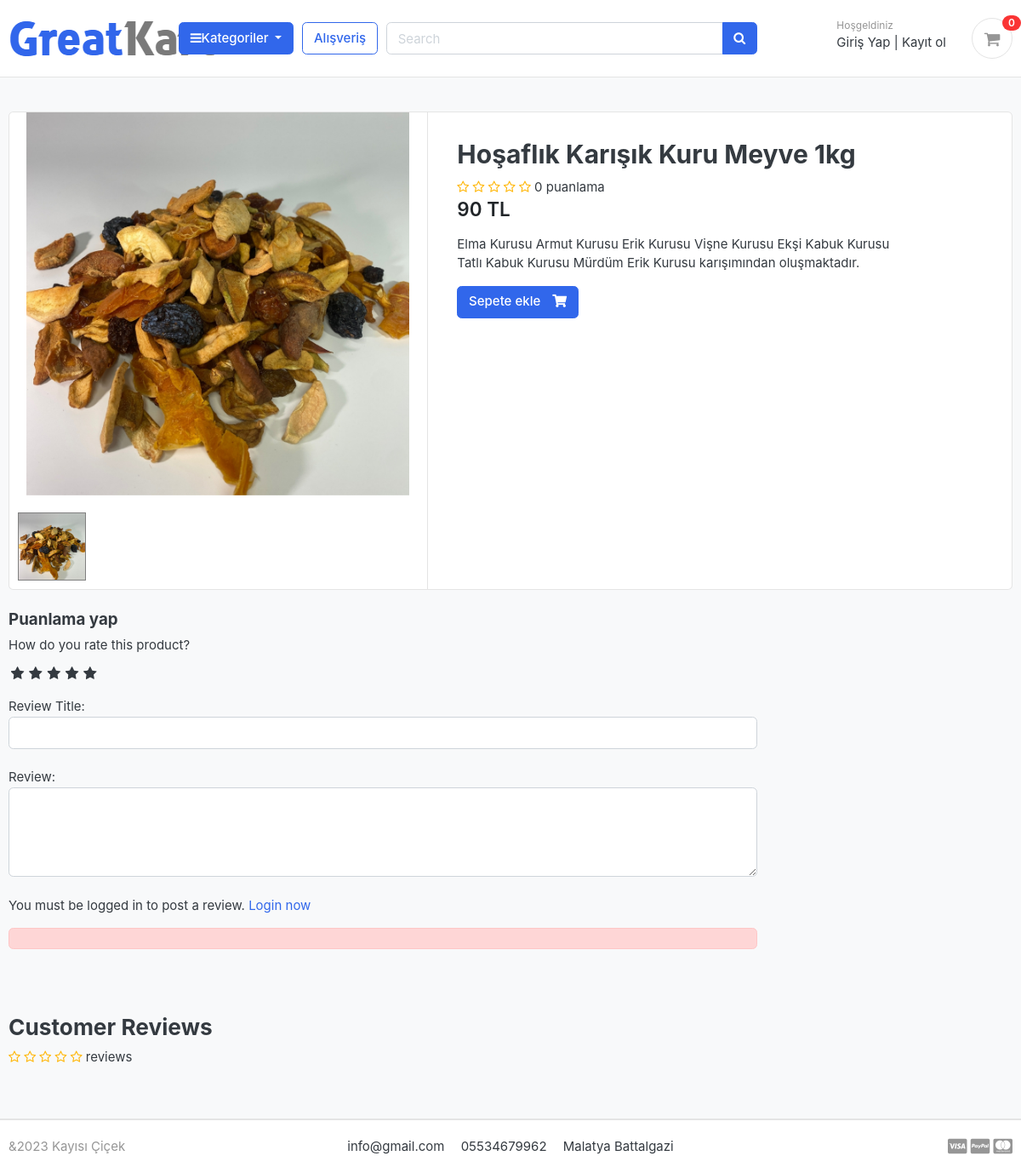
Screenshot of /store/category/hosaflik/hosaflik-karisik-kuru-meyve/ with the database file from the repository.
### store/models.py (models this page shows, shortened)
class Urunler(models.Model):
    urun_adi = models.CharField(max_length=200, unique=True)
    slug = models.SlugField(max_length=200, unique=True)
    description = models.TextField(max_length=1000, blank=True)
    fiyat = models.IntegerField()
    images = models.ImageField(upload_to='photo/urunler')
    stok = models.IntegerField()
    is_available = models.BooleanField(default=True)
    category = models.ForeignKey(Category, on_delete=models.CASCADE)
    created_date = models.DateTimeField(auto_now_add=True)
    modify_date = models.DateTimeField(auto_now=True)
    def averagePuanlama(self):
        puanlamas = Puanlama.objects.filter(urun=self, status=True).aggregate(average=Avg('degerlendirme'))
        avg = 0
        if puanlamas['average'] is not None:
            avg = float(puanlamas['average'])
        return avg
    def countPuanlama(self):
        puanlamas = Puanlama.objects.filter(urun=self, status=True).aggregate(count=Count('id'))
        count = 0
        if puanlamas['count'] is not None:
            count = int(puanlamas['count'])
        return count

### store/views.py (the view)
# urls.py: path('category/<slug:category_slug>/<slug:urun_slug>/', views.urun_detail, name ='urun_detail'),
def urun_detail(request, category_slug,urun_slug):
     try:
          single_urun = Urunler.objects.get(category__slug=category_slug, slug=urun_slug)
          in_kart = KartItem.objects.filter(kart__kart_id =_kart_id(request), urun=single_urun).exists()
     except Exception as e:
          raise e
     if request.user.is_authenticated:
        try:
            orderproduct = SiparisUrun.objects.filter(user=request.user, urun_id=single_urun.id).exists()
        except SiparisUrun.DoesNotExist:
            orderproduct = None
     else:
        orderproduct = None
     puanlamas = Puanlama.objects.filter(urun_id=single_urun.id, status=True)
     product_gallery = ProductGallery.objects.filter(urun_id=single_urun.id)
     context = {
        'single_urun': single_urun,
        'in_kart'       : in_kart,
        'orderproduct': orderproduct,
        'puanlamas': puanlamas,
        'product_gallery': product_gallery,
    }
     return render(request, 'store/urun_detail.html', context)

### Category/context_processors.py (called while the page is built)
def menu_link(request):
    link=Category.objects.all()
    return dict(link =link)

### Category/models.py (called while the page is built)
    def get_url(self):
            return reverse('urunler_by_category', args=[self.slug])

### kartlar/context_processors.py (called while the page is built)
def sayac(request):
    kart_sayac=0
    if 'admin' in request.path:
        return {}
    else:
        try:
            kart =Kart.objects.filter(kart_id=_kart_id(request))
            if request.user.is_authenticated:
                kart_items = KartItem.objects.all().filter(user=request.user)
            else:
                kart_items = KartItem.objects.all().filter(kart=kart[:1])
            for kart_item in kart_items:
                kart_sayac += kart_item.Miktar
        except Kart.DoesNotExist:
            kart_sayac =0
    return dict(kart_sayac=kart_sayac)

### kartlar/views.py (called while the page is built)
def _kart_id(request):
    kart = request.session.session_key
    if not kart:
        kart = request.session.create()
    return kart

### templates/store/urun_detail.html (shortened to what this page needs)
{% extends 'base.html' %}
{% load static %}
{% block content %}
<section class="section-content padding-y bg">
    <div class="container">
    <div class="card">
        <div class="row no-gutters">
            <aside class="col-md-5">
    <article class="gallery-wrap">
        <div class="img-big-wrap mainImage">
            <center><img src="{{ single_urun.images.url }}" ></center>
        </div>
    </article>
    <ul class="thumb">
        <li>
            <a href="{{ single_urun.images.url }}" target="mainImage"><img src="{{ single_urun.images.url }}" alt="Product Image" width="200" height="100" ></a>
        </li>
    </ul>
            </aside>
            <main class="col-md-6 border-left">
              <form action="{% url 'add_kart' single_urun.id %}" method = "POST">
                  <article class="content-body">
                  <h2 class="title">{{single_urun.urun_adi}}</h2>
                  <div class="rating-star">
                    <span>
                        <i class="fa fa-star{% if single_urun.averagePuanlama < 0.5 %}-o{% elif single_urun.averagePuanlama >= 0.5 and single_urun.averagePuanlama < 1 %}-half-o {% endif %}" aria-hidden="true"></i>
                        <i class="fa fa-star{% if single_urun.averagePuanlama < 1.5 %}-o{% elif single_urun.averagePuanlama >= 1.5 and single_urun.averagePuanlama < 2 %}-half-o {% endif %}" aria-hidden="true"></i>
                        <i class="fa fa-star{% if single_urun.averagePuanlama < 2.5 %}-o{% elif single_urun.averagePuanlama >= 2.5 and single_urun.averagePuanlama < 3 %}-half-o {% endif %}" aria-hidden="true"></i>
                        <i class="fa fa-star{% if single_urun.averagePuanlama < 3.5 %}-o{% elif single_urun.averagePuanlama >= 3.5 and single_urun.averagePuanlama < 4 %}-half-o {% endif %}" aria-hidden="true"></i>
                        <i class="fa fa-star{% if single_urun.averagePuanlama < 4.5 %}-o{% elif single_urun.averagePuanlama >= 4.5 and single_urun.averagePuanlama < 5 %}-half-o {% endif %}" aria-hidden="true"></i>
    <span>{{single_urun.countPuanlama}} puanlama</span>
                    </span>
                   </div>
                  <div class="mb-3">
                      <var class="price h4">{{single_urun.fiyat}} TL</var>
                  </div>
                  <p>{{single_urun.description}}</p>
                  {% if single_urun.stok <= 0 %}
                      <h5 class="text-danger">Tükendi</h5>
                    {% else %}
                      <button type="sumbit" class="btn  btn-primary"> <span class="text">Sepete ekle</span> <i class="fas fa-shopping-cart"></i>  </button>
                    {% endif %}
                  </article>
              </form>
            </main>
        </div>
    </div>
    <br>
    <div class="row">
                <div class="col-md-9">
        <form action="{% url 'sumbit_puan' single_urun.id %}" method="POST">
            <h5>Puanlama yap</h5>
            <div>
                <label>How do you rate this product?</label>
                <br>
                <div class="rate">
                    <input type="radio" name="puanlama" id="rating10" value="5" required /><label for="rating10" title="5"></label>
							<input type="radio" name="puanlama" id="rating8" value="4" required /><label for="rating8" title="4"></label>
							<input type="radio" name="puanlama" id="rating6" value="3" required /><label for="rating6" title="3"></label>
							<input type="radio" name="puanlama" id="rating4" value="2" required /><label for="rating4" title="2"></label>
							<input type="radio" name="puanlama" id="rating2" value="1" required /><label for="rating2" title="1"></label>
						</div>
<br>
                                Review Title:
                                <input type="text" class="form-control" name="subject">
                                <br>
                                Review:
                                <textarea name="review" rows="4" class="form-control"></textarea>
                                <br>
                                 {% if user.is_authenticated %}
                                        <input type="submit" value="Submit Review" class="btn btn-primary">
                                {% else %}
                                <p>You must be logged in to post a review. <span><a href="{% url 'login' %}">Login now</a></span></p>
                                {% endif %}
                                <div class="alert alert-danger" role="alert" style="margin-top:10px;">
                        </div>
        </div>
        </form>
        <br>
    <br>
    <header class="section-heading">
        <h3>Customer Reviews </h3>
        <div class="rating-star">
            <span>
                <i class="fa fa-star{% if single_urun.averagePuanlama < 0.5 %}-o{% elif single_urun.averagePuanlama >= 0.5 and single_urun.averagePuanlama < 1 %}-half-o {% endif %}" aria-hidden="true"></i>
                <i class="fa fa-star{% if single_urun.averagePuanlama < 1.5 %}-o{% elif single_urun.averagePuanlama >= 1.5 and single_urun.averagePuanlama < 2 %}-half-o {% endif %}" aria-hidden="true"></i>
                <i class="fa fa-star{% if single_urun.averagePuanlama < 2.5 %}-o{% elif single_urun.averagePuanlama >= 2.5 and single_urun.averagePuanlama < 3 %}-half-o {% endif %}" aria-hidden="true"></i>
                <i class="fa fa-star{% if single_urun.averagePuanlama < 3.5 %}-o{% elif single_urun.averagePuanlama >= 3.5 and single_urun.averagePuanlama < 4 %}-half-o {% endif %}" aria-hidden="true"></i>
                <i class="fa fa-star{% if single_urun.averagePuanlama < 4.5 %}-o{% elif single_urun.averagePuanlama >= 4.5 and single_urun.averagePuanlama < 5 %}-half-o {% endif %}" aria-hidden="true"></i>
        <span>{{single_urun.countReview}} reviews</span>
            </span>
        </div>
    </header>
        </div>
    </div>
    </div>
    </section>
{% endblock  %}

### static/css/ui.css (style rules this page uses)
html { font-family: "Inter", sans-serif; font-size: 15px; }
.content-body { flex: 1 1 auto; padding: 2rem 2.3rem; }
.padding-y { padding-top: 40px; padding-bottom: 40px; }
var { font-style: normal; }
article:after, .form-group:after { display: block; clear: both; content: ""; }
.bg { background-color: #f8f9fa; }
.section-heading { margin-bottom: 20px; margin-top: 15px; }
.btn .text + i { margin-left: 10px; }
.price { font-weight: 600; color: #212529; }
.gallery-wrap .img-big-wrap { margin-bottom: 10px; border-radius: 0.37rem; overflow: hidden; background-color: #fff; }
.gallery-wrap .img-big-wrap img { height: 450px; width: auto; display: inline-block; }

### static/css/musteri.css (style rules this page uses)
.rate { display: inline-block;; border: 0; }
.rate > label { float: right; }
.rate > label:before { display: inline-block; font-size: 1.1rem; font-family: FontAwesome; content: "\f005"; margin:0; padding:0.3rem .2rem; cursor: pointer; }
.rating-star i { color: #ffb503 !important; }
ul.thumb { margin:0 auto; padding: 0; float: left; }
ul.thumb li { list-style: none; margin: 10px; }
ul.thumb li img { width: 80px; height: 80px; border: 1px solid grey; }

### rows the page displays
Urunler: images (picture), urun_adi "Hoşaflık Karışık Kuru Meyve 1kg", countPuanlama "0", fiyat "90", description "Elma Kurusu Armut Kurusu Erik Kurusu Vişne Kurusu Ekşi Kabuk Kurusu Tatlı Kabuk Kurusu Mürdüm Erik Kurusu karışımından oluşmaktadır."

### other values shown
{{ kart_sayac }} "0"
